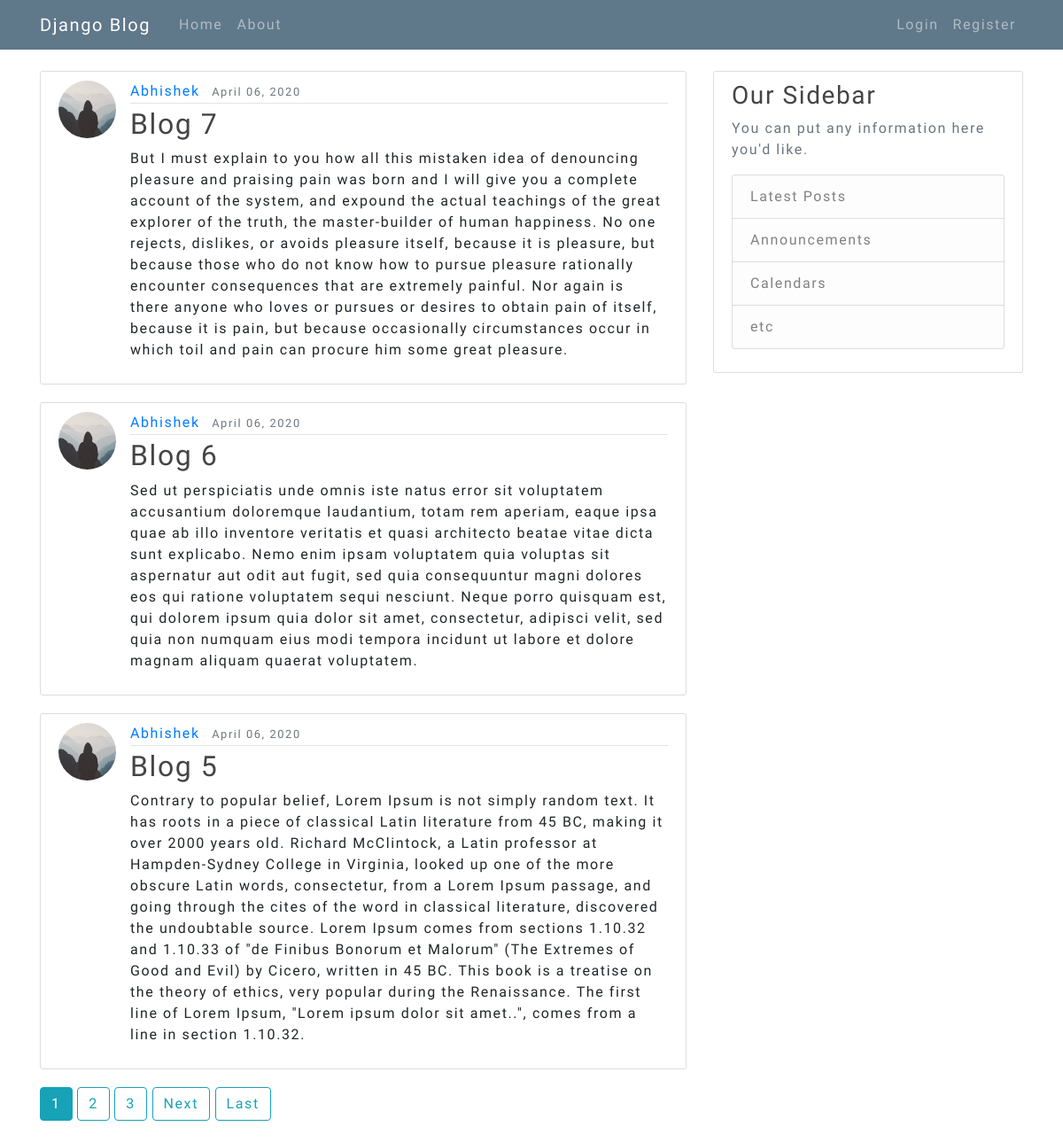
The page / on the database its author committed.
### blog/models.py (models this page shows, shortened)
class Post(models.Model):
    title = models.CharField(max_length=100)
    content = models.TextField()
    date_posted = models.DateTimeField(default=timezone.now)
    author = models.ForeignKey(User,on_delete=models.CASCADE)

### users/models.py (models this page shows, shortened)
class Profile(models.Model):
    user = models.OneToOneField(User,on_delete=models.CASCADE)
    image = models.ImageField(default='default.jpg',upload_to='profile_pics')

### blog/views.py (the view)
# urls.py: path('',PostListView.as_view(),name='blog_home'),
class PostListView(ListView):
    model = Post
    template_name = 'blog/home.html'  # <app_name>/<model>_<viewtype>.html
    context_object_name = 'posts'  # default context is 'object'
    ordering = ['-date_posted']  # newest to oldest
    paginate_by = 3

### blog/templates/blog/home.html (shortened to what this page needs)
{% extends 'blog/base.html' %} {% block content %} {% for post in posts %}
<article class="media content-section">
    <img class="rounded-circle article-img" src="{{ post.author.profile.image.url }}">
    <div class="media-body">
        <div class="article-metadata">
            <a class="mr-2" href="{% url 'user_posts' post.author.username %}">{{ post.author }}</a> {% comment %} Filters {% endcomment %}
            <small class="text-muted">{{ post.date_posted|date:'F d, Y' }}</small>
        </div>
        <h2><a class="article-title" href="{% url 'post_detail' post.id %}">{{ post.title }}</a></h2>
        <p class="article-content">{{ post.content }}</p>
    </div>
</article>
{% endfor %}
 {% if is_paginated %}
      {% for num in page_obj.paginator.page_range %}
        {% if page_obj.number == num %}
          <a class="btn btn-info mb-4" href="?page={{ num }}">{{ num }}</a>
        {% elif num > page_obj.number|add:'-3' and num < page_obj.number|add:'3' %}
          <a class="btn btn-outline-info mb-4" href="?page={{ num }}">{{ num }}</a>
        {% endif %}
      {% endfor %}
      {% if page_obj.has_next %}
        <a class="btn btn-outline-info mb-4" href="?page={{ page_obj.next_page_number }}">Next</a>
        <a class="btn btn-outline-info mb-4" href="?page={{ page_obj.paginator.num_pages }}">Last</a>
      {% endif %}
    {% endif %} {% endblock %}

### blog/templates/blog/base.html (shortened to what this page needs)
{% load static %}
<!DOCTYPE html>
<html lang="en">
<head>
    <link rel="stylesheet" href="{% static 'blog/main.css' %}">
    <link rel="stylesheet" href="https://stackpath.bootstrapcdn.com/bootstrap/4.4.1/css/bootstrap.min.css">
</head>
<body style="font-family: 'Lobster', cursive;
font-family: 'Indie Flower', cursive;
font-family: 'Life Savers', cursive;letter-spacing: 0.1em;">
    <header class="site-header">
        <nav class="navbar navbar-expand-md navbar-dark bg-steel fixed-top">
            <div class="container">
                <a class="navbar-brand mr-4" href="{% url 'blog_home' %}">Django Blog</a>
                <div class="collapse navbar-collapse" id="navbarToggle">
                    <div class="navbar-nav mr-auto">
                        <a class="nav-item nav-link" href="{% url 'blog_home' %}">Home</a>
                        <a class="nav-item nav-link" href="{% url 'blog_about' %}">About</a>
                    </div>
                    <div class="navbar-nav">
                        {% if user.is_authenticated %}
                        <a class="nav-item nav-link" href="{% url 'post_create' %}">New Post</a>
                        <a class="nav-item nav-link" href="{% url 'profile' %}">Profile</a>
                        <a class="nav-item nav-link" href="{% url 'logout' %}">Logout</a> {% else %}
                        <a class="nav-item nav-link" href="{% url 'login' %}">Login</a>
                        <a class="nav-item nav-link" href="{% url 'register' %}">Register</a> {% endif %}
                    </div>
                </div>
            </div>
        </nav>
    </header>
    <main role="main" class="container main-page">
        <div class="row">
            <div class="col-md-8">
                 {% block content %}{% endblock %}
            </div>
            <div class="col-md-4">
                <div class="content-section">
                    <h3>Our Sidebar</h3>
                    <p class='text-muted'>You can put any information here you'd like.
                        <ul class="list-group">
                            <li class="list-group-item list-group-item-light">Latest Posts</li>
                            <li class="list-group-item list-group-item-light">Announcements</li>
                            <li class="list-group-item list-group-item-light">Calendars</li>
                            <li class="list-group-item list-group-item-light">etc</li>
                        </ul>
                    </p>
                </div>
            </div>
        </div>
    </main>
</body>
</html>

### blog/static/blog/main.css (style rules this page uses)
body { background: #fafafa; color: #333333; margin-top: 5rem; }
.main-page { margin-top: 5rem; }
h1, h2, h3, h4, h5, h6 { color: #444444; }
ul { margin: 0; }
.bg-steel { background-color: #5f788a; }
.site-header .navbar-nav .nav-link { color: #cbd5db; }
.content-section { background: #ffffff; padding: 10px 20px; border: 1px solid #dddddd; border-radius: 3px; margin-bottom: 20px; }
.article-title { color: #444444; }
.article-content { white-space: pre-line; }
.article-img { height: 65px; width: 65px; margin-right: 16px; }
.article-metadata { padding-bottom: 1px; margin-bottom: 4px; border-bottom: 1px solid #e3e3e3 }

### rows shown on the page
Post: author.profile.image (placeholder picture), author "Abhishek", date_posted "April 06, 2020", title "Blog 7", content "But I must explain to you how all this mistaken idea of denouncing pleasure and praising pain was born and I will give you a complete account of the system, and expound the actual teachings of the great explorer of the truth, the master-builder of human happiness. No one rejects, dislikes, or avoids pleasure itself, because it is pleasure, but because those who do not know how to pursue pleasure rationally encounter consequences that are extremely painful. Nor again is there anyone who loves or pursues or desires to obtain pain of itself, because it is pain, but because occasionally circumstances occur in which toil and pain can procure him some great pleasure."
Post: author.profile.image (placeholder picture), author "Abhishek", date_posted "April 06, 2020", title "Blog 6", content "Sed ut perspiciatis unde omnis iste natus error sit voluptatem accusantium doloremque laudantium, totam rem aperiam, eaque ipsa quae ab illo inventore veritatis et quasi architecto beatae vitae dicta sunt explicabo. Nemo enim ipsam voluptatem quia voluptas sit aspernatur aut odit aut fugit, sed quia consequuntur magni dolores eos qui ratione voluptatem sequi nesciunt. Neque porro quisquam est, qui dolorem ipsum quia dolor sit amet, consectetur, adipisci velit, sed quia non numquam eius modi tempora incidunt ut labore et dolore magnam aliquam quaerat voluptatem."
Post: author.profile.image (placeholder picture), author "Abhishek", date_posted "April 06, 2020", title "Blog 5", content "Contrary to popular belief, Lorem Ipsum is not simply random text. It has roots in a piece of classical Latin literature from 45 BC, making it over 2000 years old. Richard McClintock, a Latin professor at Hampden-Sydney College in Virginia, looked up one of the more obscure Latin words, consectetur, from a Lorem Ipsum passage, and going through the cites of the word in classical literature, discovered the undoubtable source. Lorem Ipsum comes from sections 1.10.32 and 1.10.33 of \"de Finibus Bonorum et Malorum\" (The Extremes of Good and Evil) by Cicero, written in 45 BC. This book is a treatise on the theory of ethics, very popular during the Renaissance. The first line of Lorem Ipsum,…"

### other values the page prints
{{ num }} "1"
{{ num }} "2" "3"
